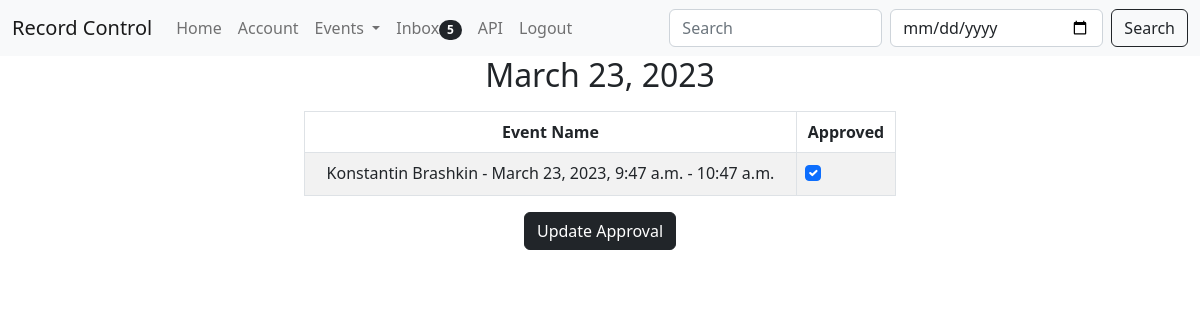
The page /events/events-approval/ (signed in) on the database its author committed.
### events/models.py (models this page shows, shortened)
class Event(models.Model):
    client = models.ForeignKey(Client, on_delete=models.CASCADE)
    worker = models.ForeignKey(Worker, on_delete=models.CASCADE)
    date = models.DateField()
    start_time = models.TimeField(auto_now_add=False)
    end_time = models.TimeField(auto_now_add=False)
    approved = models.BooleanField(default=False)
    id = models.UUIDField(primary_key=True, default=uuid.uuid4, editable=False)

### core/models.py (models this page shows, shortened)
class Client(models.Model):
    user = models.OneToOneField(User, on_delete=models.CASCADE, primary_key=True)
    name = models.CharField(max_length=200, null=True, blank=True)
    username = models.CharField(max_length=200, null=True, blank=True, unique=True)
    email = models.EmailField(max_length=500, blank=True, null=True, unique=True)
    profile_image = models.ImageField(blank=True, null=True, upload_to='profiles/', default="profiles/user-default.png")
    created = models.DateTimeField(auto_now_add=True)

### events/views.py (the view, shortened to what this page needs)
# urls.py: path('events-approval/', views.eventsApproval, name='events-approval'),
@login_required(login_url='/accounts/login/')
def eventsApproval(request):
    h_date = date.today()
    searched = request.GET.get('searched', False)
    d = request.GET.get('date', False)
    if searched and d:
        events = Event.objects.filter(worker=request.user.worker, date=d).filter(Q(client__name__contains=searched)
            | Q(client__username__contains=searched)).order_by('-approved')
    elif searched:
        events = Event.objects.filter(worker=request.user.worker).filter(Q(client__name__contains=searched)
                                                                         | Q(client__username__contains=searched)).order_by('-approved')
    elif d:
        events = Event.objects.filter(worker=request.user.worker, date=d).order_by('-approved')
    else:
        events = Event.objects.filter(worker=request.user.worker, date=date.today()).order_by('-approved')
    if d:
        h_date = datetime.strptime(d, '%Y-%m-%d')
        h_date = h_date.strftime('%d %B %Y')
    new = len(Notification.objects.filter(is_read=False, receiver=request.user.id))
    context = {'events': events, 'searched': searched, 'new_notifications': new, 'value_date': d, 'date_form': True, 'date': h_date}
    return render(request, 'events/events-approval.html', context)

### templates/events/events-approval.html (shortened to what this page needs)
{% extends 'core/base.html' %}
{% load crispy_forms_tags %}
{% block content %}
    <main class="text-center">
        <h2>{% if date %}{{ date }}{% else %}{{ today }}{% endif %}</h2>
        {% if events %}
        <form method="POST" action="" class="text-center d-flex justify-content-center align-items-center p-2 flex-column">
            <table class="table table-striped table-hover table-bordered w-50">
                <thead>
                    <tr>
                        <th scope="col">Event Name</th>
                        <th scope="col">Approved</th>
                    </tr>
                </thead>
                <tbody>
                {% for event in events %}
                    <tr>
                        <td>{{ event.client.name }} - {{ event.date }}, {{ event.start_time }} - {{ event.end_time }}</td>
                        <td>
                            <div class="form-check">
                                <input class="form-check-input" type="checkbox"
                                       {% if event.approved %}checked="checked"{% endif %}
                                       value="{{ event.id }}" name="boxes">
                            </div>
                        </td>
                    </tr>
                {% endfor %}
                </tbody>
            </table>
            <button type="submit" name="form2" class="btn btn-dark">Update Approval</button>
        </form>
        {% else %}
            <div class="text-center">
                <p><b>There is no events to approve for chosen date!</b></p>
            </div>
        {% endif %}
    </main>
{% endblock content %}

### rows shown on the page
Event: date "March 23, 2023", client.name "Konstantin Brashkin", start_time "9:47 a.m.", end_time "10:47 a.m.", approved "☑"

### other values the page prints
{{ new_notifications }} "5"
